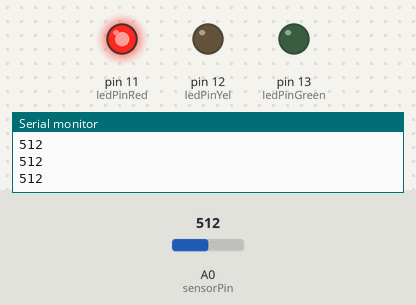
Bench run of a sketch on a simulated Arduino Uno, built with avr-gcc and run on an emulated ATmega328P. Shown: output pins drawn as LEDs (lit = HIGH), the last lines printed to the serial monitor. The inputs (shaded band) are chosen by the test bench; at power-on: A0 (sensorPin) = 512.

Above: at 1.2 s.
1.3 s: A0 (sensorPin) set to 834
2.8 s: A0 (sensorPin) set to 864
At 3.4 s:
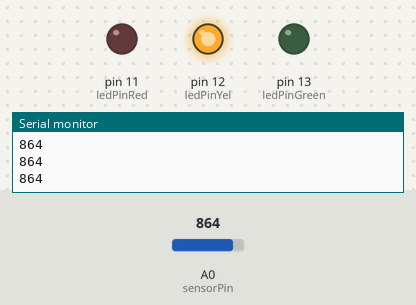
4.3 s: A0 (sensorPin) set to 893
5.8 s: A0 (sensorPin) set to 919
At 6.3 s:
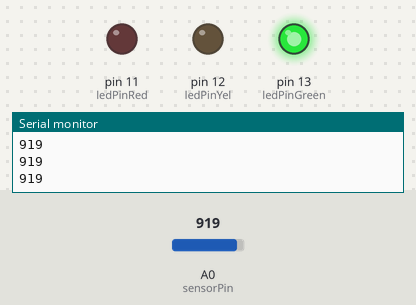
7.3 s: A0 (sensorPin) set to 900
At 7.8 s:
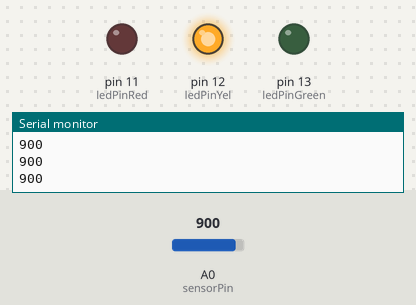
8.8 s: A0 (sensorPin) set to 840
At 9.8 s:
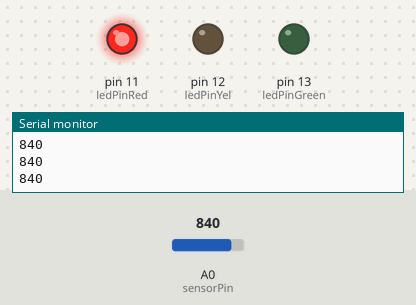
Timing chart, 0 to 11.3 s (numbered marks = the images above; inputs shaded):
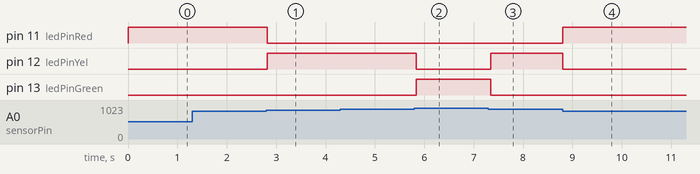

Measured:
- the behaviour switches between 849 and 850 on A0 (sensorPin) (found by bisection; images 0 and 1)
- the behaviour switches between 900 and 901 on A0 (sensorPin) (found by bisection; images 1 and 2)
- after the input at 2.8 s, pin 11 (ledPinRed): HIGH → LOW at once; pin 12 (ledPinYel): LOW → HIGH at once
- after the input at 5.8 s, pin 12 (ledPinYel): HIGH → LOW at once; pin 13 (ledPinGreen): LOW → HIGH at once
- after the input at 7.3 s, pin 12 (ledPinYel): LOW → HIGH at once; pin 13 (ledPinGreen): HIGH → LOW at once
- after the input at 8.8 s, pin 11 (ledPinRed): LOW → HIGH at once; pin 12 (ledPinYel): HIGH → LOW at once

The sketch:

Lichtsensor_Elbwiesen.ino
```cpp
const int ledPinGreen = 13;
const int ledPinYel = 12;
const int ledPinRed = 11;
const int sensorPin = 0;

int level;

const int thresholdDark = 850;
const int thresholdLight = 900;

// the setup function runs once when you press reset or power the board
void setup() {
  pinMode(ledPinGreen, OUTPUT);
  pinMode(ledPinYel, OUTPUT);
  pinMode(ledPinRed, OUTPUT);
  pinMode(sensorPin, INPUT);
  Serial.begin(9600);
}

// the loop function runs over and over again forever
void loop() {
  level = analogRead(sensorPin);
  Serial.println(level);
  if (level > thresholdLight) {
    digitalWrite(ledPinGreen, HIGH);
    digitalWrite(ledPinYel, LOW);
    digitalWrite(ledPinRed, LOW);
  } else if (level < thresholdDark) {
    digitalWrite(ledPinGreen, LOW);
    digitalWrite(ledPinYel, LOW);
    digitalWrite(ledPinRed, HIGH);
  } else {
    digitalWrite(ledPinGreen, LOW);
    digitalWrite(ledPinYel, HIGH);
    digitalWrite(ledPinRed, LOW);
  }
  delay(50);
}
```
